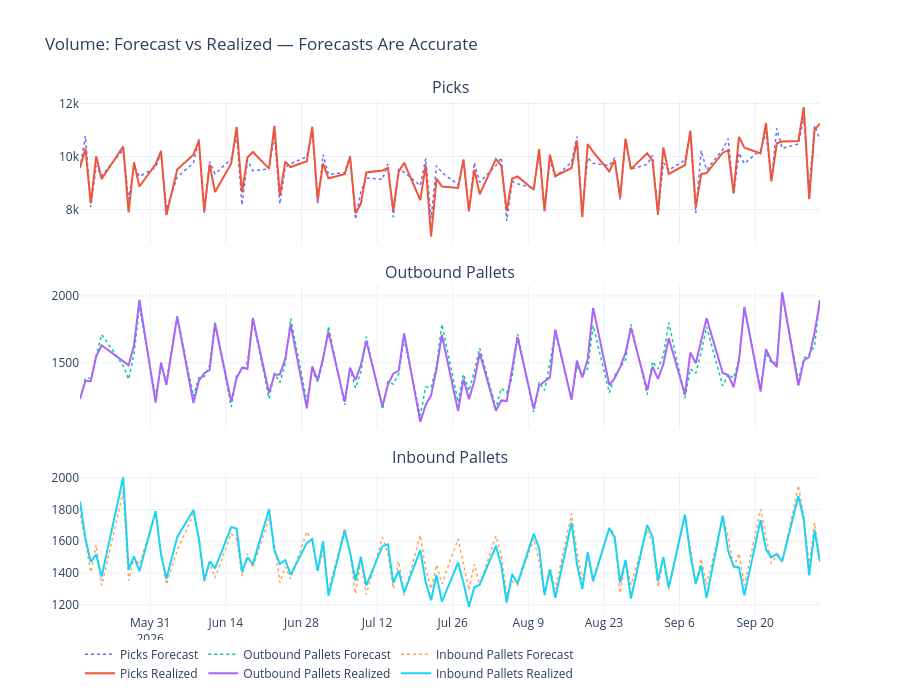

The notebook cell saved with this chart:
### Markdown cell above
## 4. Volume Analysis — Forecast vs Realized\n\nPicks, outbound pallets, and inbound pallets: comparing what was forecasted vs what actually happened. Volume forecasts are accurate — the problem is NOT the demand forecast.

### Code cell
# ── 4. Volume: Forecast vs Realized (3 panels) ──
vol_types = [
    ("picks_forecast", "picks_realized", "Picks"),
    ("outbound_forecast", "outbound_realized", "Outbound Pallets"),
    ("inbound_forecast", "inbound_realized", "Inbound Pallets"),
]

fig4 = make_subplots(rows=3, cols=1, subplot_titles=[v[2] for v in vol_types],
                     shared_xaxes=True, vertical_spacing=0.08)

for i, (fc, rl, label) in enumerate(vol_types, 1):
    fig4.add_trace(go.Scatter(
        x=df["date"], y=df[fc], mode="lines", name=f"{label} Forecast",
        line=dict(dash="dot", width=1.5), legendgroup=label, showlegend=True
    ), row=i, col=1)
    fig4.add_trace(go.Scatter(
        x=df["date"], y=df[rl], mode="lines", name=f"{label} Realized",
        line=dict(width=2), legendgroup=label, showlegend=True
    ), row=i, col=1)

fig4.update_layout(
    title="Volume: Forecast vs Realized — Forecasts Are Accurate",
    height=700, legend=dict(orientation="h", y=-0.05),
    hovermode="x unified"
)
fig4.show()
